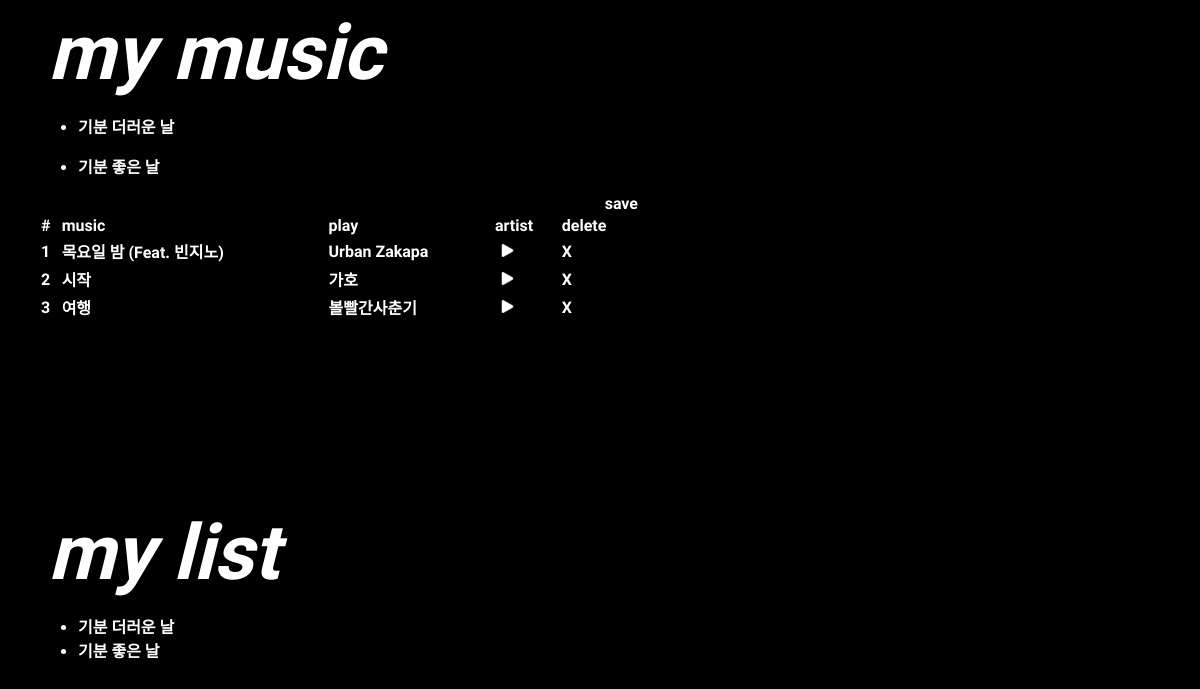
Screenshot of /music/2/ (signed in) with the database file from the repository.
### music/models.py (models this page shows, shortened)
class MyPlaylist(models.Model):
    mp_name = models.CharField(max_length=100, null=True)
    mp_like = models.IntegerField(default=0)
    list_pub_date = models.DateTimeField(auto_now=True)
    user_fk = models.ForeignKey(User, on_delete=models.CASCADE, null=True)
    def __str__(self):
        return str(self.mp_name)

class Playlist(models.Model):
    music_fk = models.ForeignKey(Music, on_delete=models.CASCADE, null=True)
    myplaylist_fk = models.ForeignKey(MyPlaylist, on_delete=models.CASCADE, null=True)
    user_fk = models.ForeignKey(User, on_delete=models.CASCADE, null=True)

class Music(models.Model):
    m_like = models.IntegerField(default=0)
    m_title = models.CharField(max_length=100)
    m_videoCd = models.CharField(max_length=100, null=True)
    artist_fk = models.ForeignKey(Artist, on_delete=models.CASCADE)
    def __str__(self):
        return self.m_title

class Artist(models.Model):
    a_name = models.CharField(max_length=50)
    def __str__(self):
        return self.a_name

### music/views.py (the view)
# urls.py: path('<int:list_id>/', views.mypage_list, name='mypage_list'),
def mypage_list(request, list_id):
    playlist = MyPlaylist.objects.filter(user_fk=request.user)
    liked_playlist = Profile.objects.filter(user=request.user)
    selected_list = Playlist.objects.filter(myplaylist_fk=list_id)
    return render(request, 'mypage.html', {
        'playlist': playlist,
        'selected_list': selected_list,
        'liked_playlist': liked_playlist,
    })

### templates/mypage.html (shortened to what this page needs)
<!DOCTYPE html>
<html lang="en">
<head>
</head>
<body>
<div id="content" style="width: 600px">
    <div id="playlists" style="width: 600px; height: 500px">
    <h1><a class="nav-link active" href="/">my music</a></h1>
        {% for list in playlist %}
        <ul>
            <li><a href="/music/{{ list.id }}">{{ list }}</a></li>
        </ul>
        {% endfor %}
        <div id="song" class="overflow-auto" style="height: 320px; margin-top: 0px;">
            <table class="table">
                <thead>
                <tr style="margin-top: 20px;">
                    <th scope="col">#</th>
                    <th scope="col">music</th>
                    <th scope="col">play</th>
                    <th scope="col">artist</th>
                    <th scope="col">delete</th>
                </tr>
                </thead>
                {% if selected_list %}
                {% for select in selected_list %}
                <tbody>
                <th scope="row">{{ forloop.counter }}</th>
                <td>{{ select.music_fk }}</td>
                <td>{{ select.music_fk.artist_fk }}</td>
                <td><button class="btn btn-outline-success btn-sm"
                            onclick="window.open('/music/musicvideo/{{ select.music_fk.m_videoCd }}/{{ select.music_fk.m_title }}/{{ select.music_fk.artist_fk }}/', 'video_popup', 'width=720, height=500, left='+popup_x+', top='+popup_y+'')"
                            style="background-color:black; border:none;"><img src="/static/play.png" width="13px"></button></td>
                <td><a href="/music/{{ select.id }}/{{ select.myplaylist_fk.id }}" class="btn btn-outline-danger btn-sm">X</a> </td>
                </tbody>
                {% endfor %}
                <a href="/music/mypage/" type="submit" class="btn btn-outline-info" style="float: right" onclick="myFunction()">save</a>
                {% else %}
                <div style="margin-bottom: 20px; font-style: italic;">create your list or select & edit</div>
                {% endif %}
            </table>
        </div>
    </div>
    <h1>my list</h1>
    {% for liked_list in liked_playlist %}
    <ul>
        {% for list in liked_list.like_playlist.all %}
        <li><a href="{% url 'music:playlist' list.id %}">{{ list }}</a><br/></li>
        {% endfor %}
    </ul>
    {% endfor %}
</div>
</body>

### templates/mypage.html (style rules this page uses)
body { background-color: black; padding-left: 30px; color: white; }
h1 { font-family: 'Yesteryear', cursive; font-size: 77px; font-style: italic; color: white; margin: 0; font-weight: bold; padding-left: 10px; }
#content { overflow:scroll; font-family: 'Gowun Dodum', sans-serif; font-weight: bold; -ms-overflow-style: none; scrollbar-width: none; }
a { text-decoration: none; color: inherit; }
table { width : 100%; }
td, th { text-align : left; vertical-align : middle; }

### rows the page displays
MyPlaylist: mp_name "기분 더러운 날"
MyPlaylist: mp_name "기분 좋은 날"
Playlist: music_fk "목요일 밤 (Feat. 빈지노)", music_fk.artist_fk "Urban Zakapa"
Playlist: music_fk "시작", music_fk.artist_fk "가호"
Playlist: music_fk "여행", music_fk.artist_fk "볼빨간사춘기"
